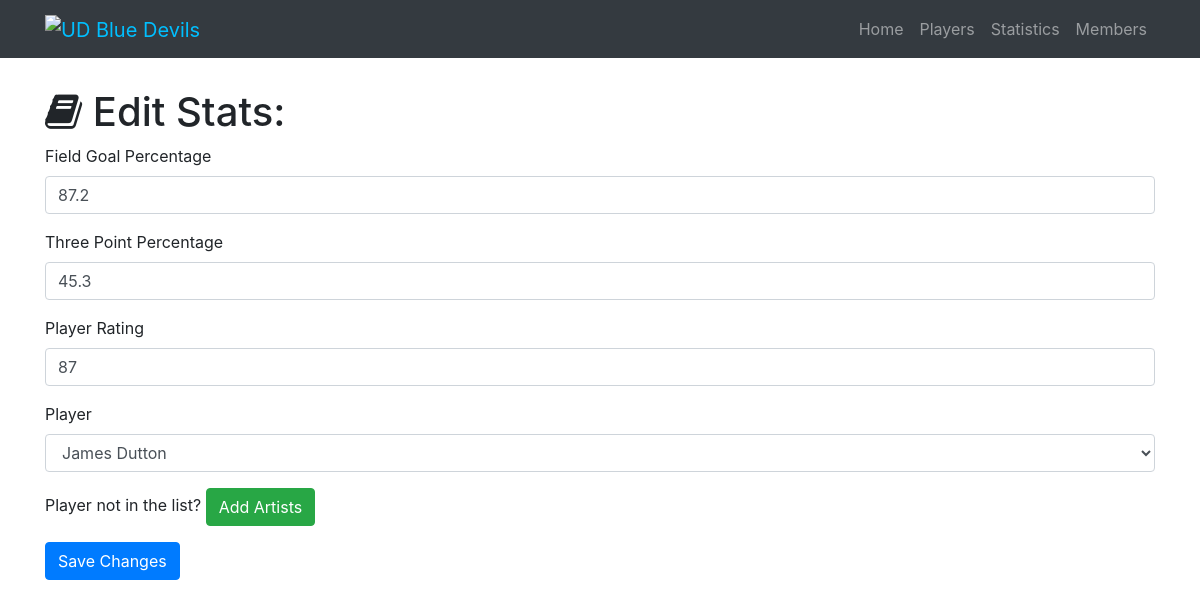
Before: /statistic/edit/1 with the older database file.
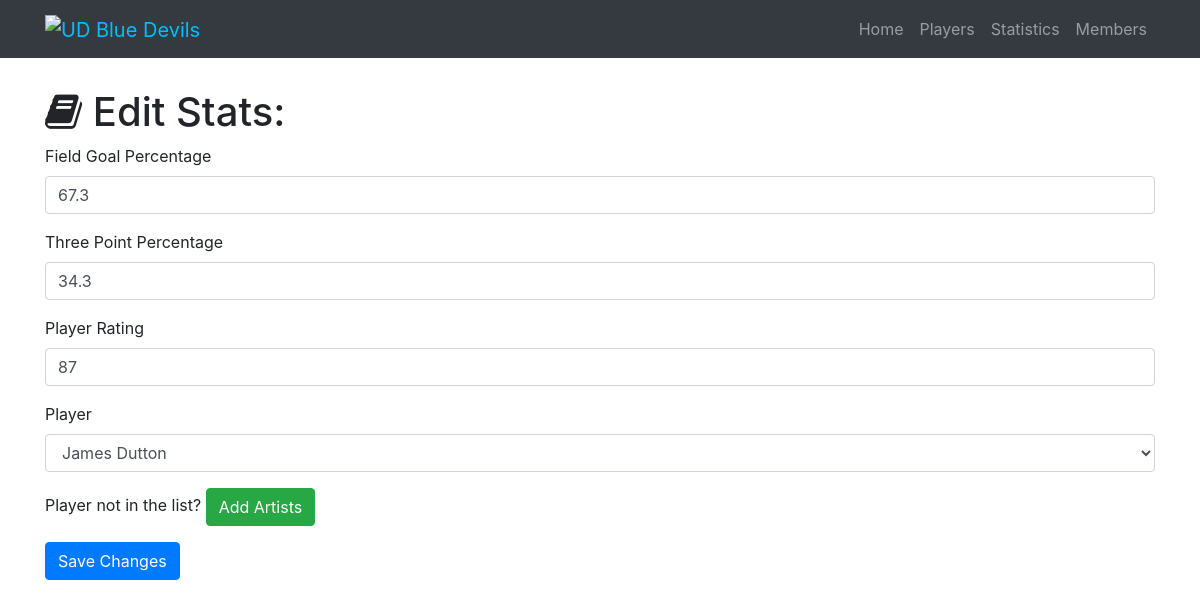
After: the same page with the newer database file.
### myGroupProject.py (models this page shows)
class Statistic(db.Model):
    __tablename__ = 'statistics'
    id = db.Column(db.Integer, primary_key=True)
    fgp = db.Column(db.Integer)
    threepp = db.Column(db.Integer)
    prating = db.Column(db.Integer)
    player_id = db.Column(db.Integer, db.ForeignKey('players.id'))

### myGroupProject.py (the view, shortened to what this page needs)
@app.route('/statistic/edit/<int:id>', methods=['GET', 'POST'])
def edit_stat(id):
    statistic = Statistic.query.filter_by(id=id).first()
    players = Player.query.all()
    if request.method == 'GET':
        return render_template('statistic-edit.html', statistic=statistic, players=players)

### templates/statistic-edit.html (shortened to what this page needs)
{% extends "home-base.html"%}
{% block page_content%}
  <div class="container">
    <h1 class="mt-5"><i class="fa fa-book" aria-hidden="true"></i> Edit Stats:</h1>
    <form action="/statistic/edit/{{statistic.id}}" method="post">
      <div class="form-group">
        <label>Field Goal Percentage</label>
        <input class="form-control" type="text" name="fgp" value="{{statistic.fgp}}" required="true">
      </div>
      <div class="form-group">
        <label>Three Point Percentage</label>
        <input class="form-control" type="text" name="threepp" value="{{statistic.threepp}}" required="true">
      </div>
      <div class="form-group">
        <label>Player Rating</label>
        <input class="form-control" type="text" name="prating" value="{{statistic.prating}}" required="true">
      </div>
      <div class="form-group">
        <label>Player</label>
        <select class="form-control" name="player">
          {% for player in players %}
            {% if player == statistic.player %}
              <option selected="selected">{{player.name}}</option>
            {% else %}
              <option>{{player.name}}</option>
            {% endif %}
          {% endfor %}
        </select>
      </div>
      <div class="form-group">
        Player not in the list? <a href="/artist/add" class="btn btn-success" role="button" aria-disabled="true">Add Artists</a>
      </div>
      <button type="submit" class="btn btn-primary">Save Changes</button>
    </form>
  </div>
{% endblock%}

Changed rows visible on the page:
changed Statistic: fgp "87.2" → "67.3"; threepp "45.3" → "34.3"
